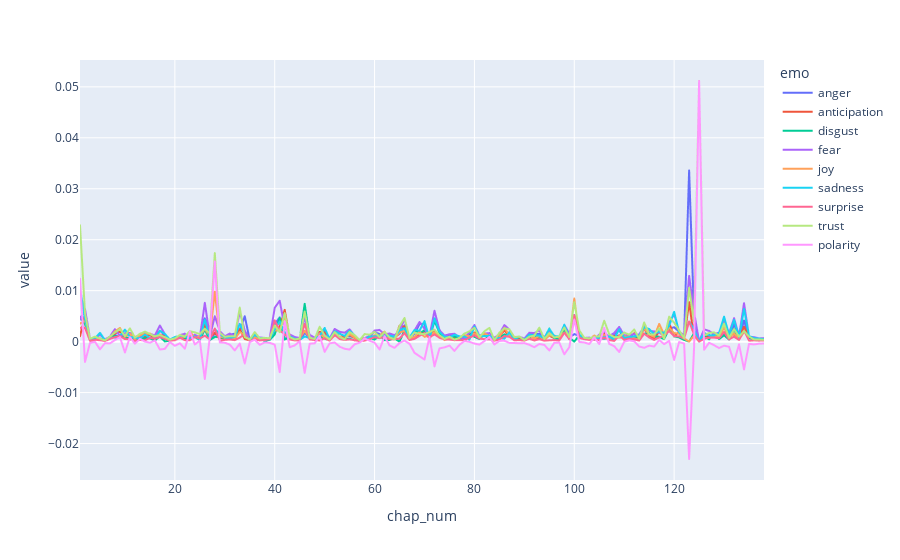

Notebook cell for this chart:
### Code cell
# plot_sentiments(MOBYDICK_chaps, emo_cols)
px.line(MOBYDICK_chaps_thin, x='chap_num', y='value', color='emo')

### Figure 1 — Plotly figure (JSON) as saved in the notebook; plotly's stock layout.template omitted (floating-point values rounded to 4 significant figures; data arrays with more than 128 entries replaced by an {"elided": "..."} marker saying what was removed)
{"data": [{"hovertemplate": "emo=anger<br>chap_num=%{x}<br>value=%{y}<extra></extra>", "legendgroup": "anger", "line": {"color": "#636efa", "dash": "solid"}, "marker": {"symbol": "circle"}, "mode": "lines", "name": "anger", "showlegend": true, "type": "scattergl", "x": {"elided": "138 int values"}, "xaxis": "x", "y": {"elided": "138 float values"}, "yaxis": "y"}, {"hovertemplate": "emo=anticipation<br>chap_num=%{x}<br>value=%{y}<extra></extra>", "legendgroup": "anticipation", "line": {"color": "#EF553B", "dash": "solid"}, "marker": {"symbol": "circle"}, "mode": "lines", "name": "anticipation", "showlegend": true, "type": "scattergl", "x": {"elided": "138 int values"}, "xaxis": "x", "y": {"elided": "138 float values"}, "yaxis": "y"}, {"hovertemplate": "emo=disgust<br>chap_num=%{x}<br>value=%{y}<extra></extra>", "legendgroup": "disgust", "line": {"color": "#00cc96", "dash": "solid"}, "marker": {"symbol": "circle"}, "mode": "lines", "name": "disgust", "showlegend": true, "type": "scattergl", "x": {"elided": "138 int values"}, "xaxis": "x", "y": {"elided": "138 float values"}, "yaxis": "y"}, {"hovertemplate": "emo=fear<br>chap_num=%{x}<br>value=%{y}<extra></extra>", "legendgroup": "fear", "line": {"color": "#ab63fa", "dash": "solid"}, "marker": {"symbol": "circle"}, "mode": "lines", "name": "fear", "showlegend": true, "type": "scattergl", "x": {"elided": "138 int values"}, "xaxis": "x", "y": {"elided": "138 float values"}, "yaxis": "y"}, {"hovertemplate": "emo=joy<br>chap_num=%{x}<br>value=%{y}<extra></extra>", "legendgroup": "joy", "line": {"color": "#FFA15A", "dash": "solid"}, "marker": {"symbol": "circle"}, "mode": "lines", "name": "joy", "showlegend": true, "type": "scattergl", "x": {"elided": "138 int values"}, "xaxis": "x", "y": {"elided": "138 float values"}, "yaxis": "y"}, {"hovertemplate": "emo=sadness<br>chap_num=%{x}<br>value=%{y}<extra></extra>", "legendgroup": "sadness", "line": {"color": "#19d3f3", "dash": "solid"}, "marker": {"symbol": "circle"}, "mode": "lines", "name": "sadness", "showlegend": true, "type": "scattergl", "x": {"elided": "138 int values"}, "xaxis": "x", "y": {"elided": "138 float values"}, "yaxis": "y"}, {"hovertemplate": "emo=surprise<br>chap_num=%{x}<br>value=%{y}<extra></extra>", "legendgroup": "surprise", "line": {"color": "#FF6692", "dash": "solid"}, "marker": {"symbol": "circle"}, "mode": "lines", "name": "surprise", "showlegend": true, "type": "scattergl", "x": {"elided": "138 int values"}, "xaxis": "x", "y": {"elided": "138 float values"}, "yaxis": "y"}, {"hovertemplate": "emo=trust<br>chap_num=%{x}<br>value=%{y}<extra></extra>", "legendgroup": "trust", "line": {"color": "#B6E880", "dash": "solid"}, "marker": {"symbol": "circle"}, "mode": "lines", "name": "trust", "showlegend": true, "type": "scattergl", "x": {"elided": "138 int values"}, "xaxis": "x", "y": {"elided": "138 float values"}, "yaxis": "y"}, {"hovertemplate": "emo=polarity<br>chap_num=%{x}<br>value=%{y}<extra></extra>", "legendgroup": "polarity", "line": {"color": "#FF97FF", "dash": "solid"}, "marker": {"symbol": "circle"}, "mode": "lines", "name": "polarity", "showlegend": true, "type": "scattergl", "x": {"elided": "138 int values"}, "xaxis": "x", "y": {"elided": "138 float values"}, "yaxis": "y"}], "layout": {"autosize": true, "legend": {"title": {"text": "emo"}, "tracegroupgap": 0}, "margin": {"t": 60}, "xaxis": {"anchor": "y", "autorange": true, "domain": [0, 1], "range": [1, 138], "title": {"text": "chap_num"}, "type": "linear"}, "yaxis": {"anchor": "x", "autorange": true, "domain": [0, 1], "range": [-0.02715, 0.05527], "title": {"text": "value"}, "type": "linear"}}}
